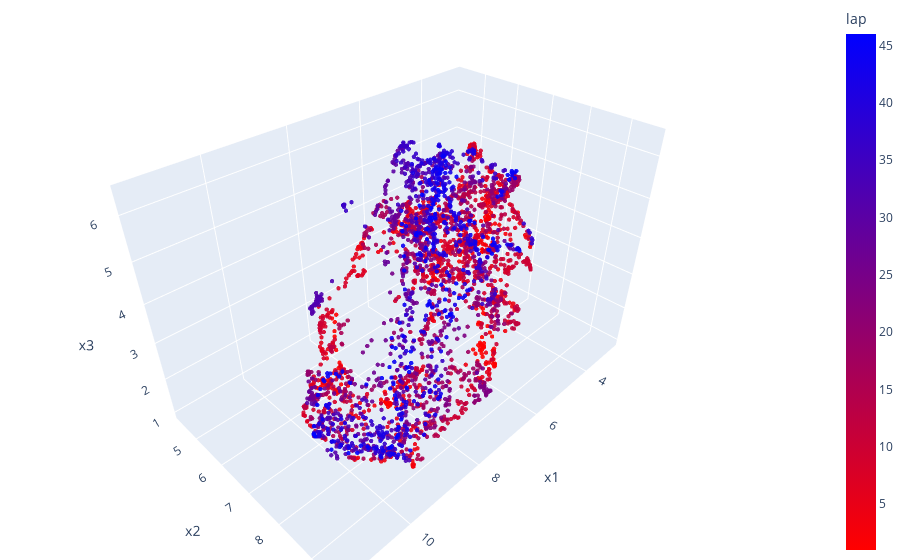

Source (notebook cell):
### Code cell
fig = px.scatter_3d(df, x='x1', y='x2', z='x3',
              color='lap', opacity=0.9, color_continuous_scale='Bluered_r')

fig.update_traces(marker_size=1.5)

# tight layout
fig.update_layout(margin=dict(l=0, r=0, b=0, t=0))
fig.show()

### Figure 1 — Plotly figure (JSON) as saved in the notebook; plotly's stock layout.template omitted (floating-point values rounded to 4 significant figures; data arrays with more than 128 entries replaced by an {"elided": "..."} marker saying what was removed)
{"data": [{"hovertemplate": "x1=%{x}<br>x2=%{y}<br>x3=%{z}<br>lap=%{marker.color}<extra></extra>", "legendgroup": "", "marker": {"color": {"elided": "3133 int values"}, "coloraxis": "coloraxis", "opacity": 0.9, "size": 1.5, "symbol": "circle"}, "mode": "markers", "name": "", "scene": "scene", "showlegend": false, "type": "scatter3d", "x": {"elided": "3133 float values"}, "y": {"elided": "3133 float values"}, "z": {"elided": "3133 float values"}}], "layout": {"coloraxis": {"colorbar": {"title": {"text": "lap"}}, "colorscale": [[0, "rgb(255,0,0)"], [1, "rgb(0,0,255)"]]}, "legend": {"tracegroupgap": 0}, "margin": {"b": 0, "l": 0, "r": 0, "t": 0}, "scene": {"domain": {"x": [0, 1], "y": [0, 1]}, "xaxis": {"title": {"text": "x1"}}, "yaxis": {"title": {"text": "x2"}}, "zaxis": {"title": {"text": "x3"}}}}}
